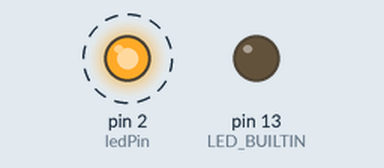
The sketch below on a simulated Arduino Uno, built with avr-gcc and run on an emulated ATmega328P. Parts: output pins drawn as LEDs (lit = HIGH). Dashed ring = blinking.

Above: at 0.12 s.
At 2.92 s:
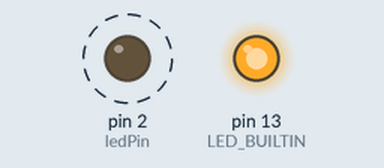
Timing chart, 0 to 3.5 s (numbered marks = the images above):
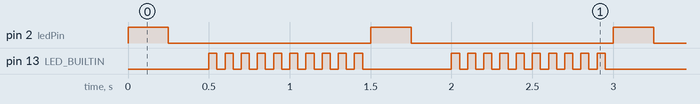

The sketch:

180516_BasicBlink.ino
```cpp
const int ledPin=2;//外接LED Pin腳
void setup() {
  pinMode(ledPin,OUTPUT);
  pinMode(LED_BUILTIN,OUTPUT);//內建LED
  digitalWrite(ledPin,LOW);
  digitalWrite(LED_BUILTIN,LOW);
}

void loop() {
  digitalWrite(ledPin,HIGH);
  delay(250);
  digitalWrite(ledPin,LOW);
  delay(250);
  for(int i=0;i<10;i++){
    digitalWrite(LED_BUILTIN,HIGH);
    delay(50);
    digitalWrite(LED_BUILTIN,LOW);
    delay(50);
  }
}
```

Measured:
- by itself, pin 2 (ledPin): alternates HIGH for 0.25 s and LOW for 1.3 s
- by itself, pin 13 (LED_BUILTIN): repeats every 1.5 s: 9 × (LOW 0.05 s, HIGH 0.05 s), LOW 0.55 s, HIGH 0.05 s
